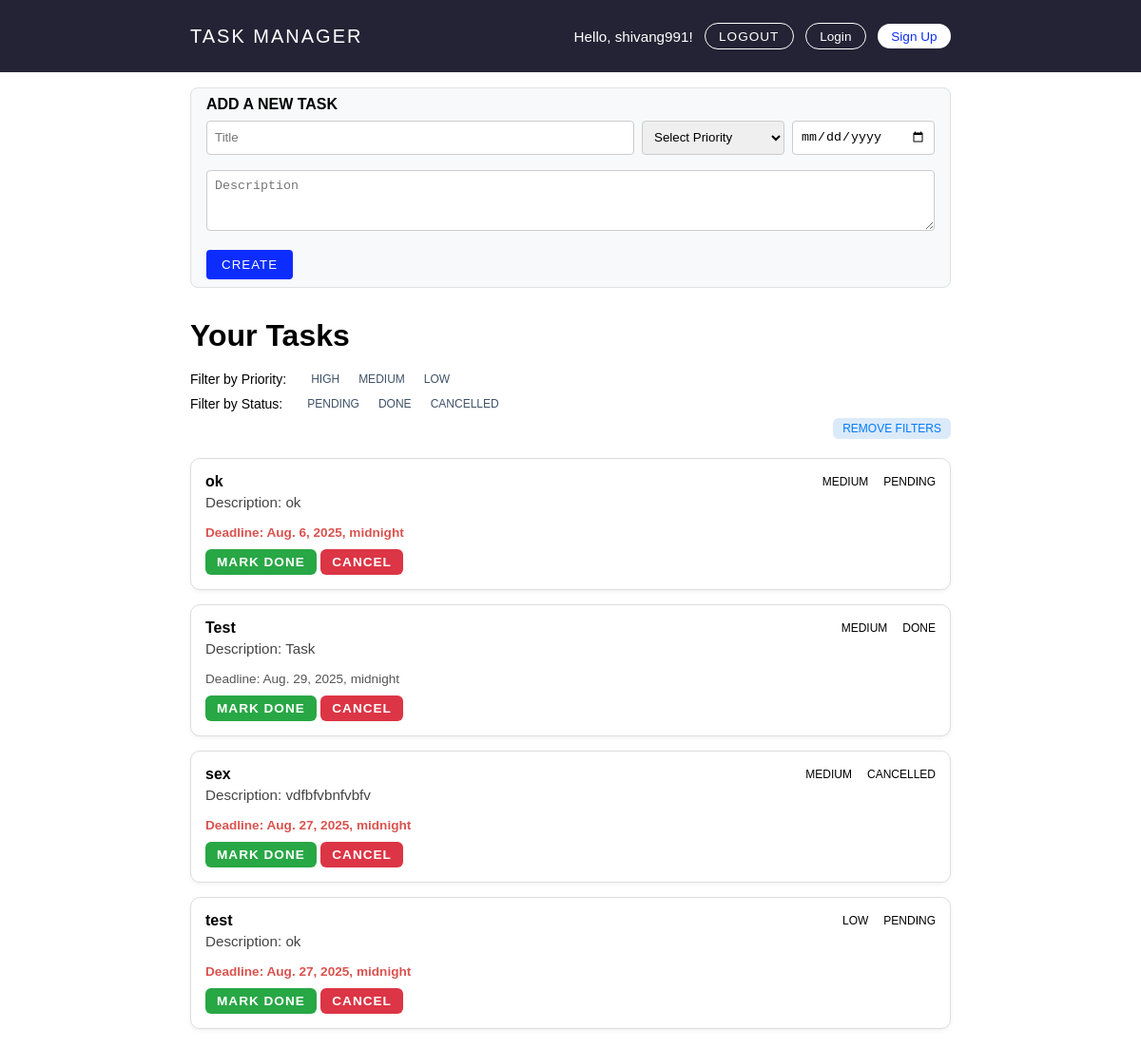
Screenshot of / (signed in) with the database file from the repository.
### todoapp_main/models.py (models this page shows, shortened)
class Task(models.Model):
    title = models.CharField(max_length=100)
    description = models.TextField()
    priority = models.CharField(max_length=100)
    status = models.CharField(max_length=100)
    created_at = models.DateTimeField(auto_now_add=True)
    updated_at = models.DateTimeField(auto_now=True)
    deadline = models.DateTimeField()
    user = models.ForeignKey(
        "auth.User", on_delete=models.CASCADE, related_name="tasks"
    )

### todoapp_main/views.py (the view)
# urls.py: path("", views.index, name="index"),
def index(request):
    context = {"now": timezone.now()}
    user = request.user
    if user.is_authenticated:
        tasks = Task.objects.filter(user=user)
        priority = request.GET.get("priority")
        if priority:
            tasks = tasks.filter(priority=priority)
        status = request.GET.get("status")
        if status:
            tasks = tasks.filter(status=status)
        context["tasks"] = tasks
    return render(request, "todoapp_main/index.html", context=context)

### todoapp_main/templates/todoapp_main/index.html (shortened to what this page needs)
{% extends "base.html" %} {% block content %}
<div>
  {% if not user.is_authenticated %}
  <div class="task-list__empty">
    <p>Login and your tasks will appear here.</p>
  </div>
  {% else %}
  <div class="task-list__add">
    <h4>Add a new task</h4>
    <form
      method="POST"
      action="{% url 'create_task' %}"
      class="task-list__form"
    >
      <div class="task-list__form-line1">
        <input type="text" name="title" placeholder="Title" required />
        <select name="priority" required>
          <option value="">Select Priority</option>
        </select>
        <input type="date" name="deadline" placeholder="Deadline" />
      </div>
      <div class="task-list__form-line2">
        <textarea
          name="description"
          placeholder="Description"
          required
        ></textarea>
      </div>
      <div class="task-list__form-line3">
        <button type="submit">Create</button>
      </div>
    </form>
  </div>
  <h1>Your Tasks</h1>
  <div class="filters">
    <h3>Filter by Priority:</h3>
    <a
      href="?priority=high"
      class="{% if request.GET.priority == 'high' %}active{% else %}inactive{% endif %}"
      >High</a
    >
    <a
      href="?priority=medium"
      class="{% if request.GET.priority == 'medium' %}active{% else %}inactive{% endif %}"
      >Medium</a
    >
    <a
      href="?priority=low"
      class="{% if request.GET.priority == 'low' %}active{% else %}inactive{% endif %}"
      >Low</a
    >
  </div>
  <div class="filters">
    <h3>Filter by Status:</h3>
    <a
      href="?status=pending"
      class="{% if request.GET.status == 'pending' %}active{% else %}inactive{% endif %}"
      >Pending</a
    >
    <a
      href="?status=done"
      class="{% if request.GET.status == 'done' %}active{% else %}inactive{% endif %}"
      >Done</a
    >
    <a
      href="?status=cancelled"
      class="{% if request.GET.status == 'cancelled' %}active{% else %}inactive{% endif %}"
      >Cancelled</a
    >
  </div>
  <div class="no-filter-link">
    <a
      href="/"
      class="{% if not request.GET.priority and not request.GET.status %}active{% else %}inactive{% endif %}"
      >Remove Filters</a
    >
  </div>
  {% if not tasks %}
  <div>
    <p>No tasks found.</p>
  </div>
  {% else %}
  <div>
    <ul class="task-list">
      {% for task in tasks %}
      <li class="task-list__item">
        <div class="task-list__heading">
          <h4>{{ task.title }}</h4>
          <p class="task-list__priority-tag">{{ task.priority }}</p>
          <p class="task-list__status-tag">{{ task.status }}</p>
        </div>
        <p class="task-list__description">
          Description: {{ task.description }}
        </p>
        <p
          class="task-list__deadline {% if task.deadline < now %}task-list__deadline--red{% endif %}"
        >
          Deadline: {{ task.deadline }}
        </p>
        <div class="task-list__actions">
          <form method="post" action="{% url 'update_task_status' task.id %}">
            <button type="submit" name="status" value="done" class="btn-done">
              Mark Done
            </button>
            <button
              type="submit"
              name="status"
              value="cancelled"
              class="btn-cancel"
            >
              Cancel
            </button>
          </form>
        </div>
      </li>
      {% endfor %}
    </ul>
  </div>
  {% endif %} {% endif %}
</div>
{% endblock %}

### todoapp_main/templates/base.html (shortened to what this page needs)
{% load static %}
<!DOCTYPE html>
<html lang="en">
  <head>
    <link rel="stylesheet" href="{% static 'todoapp_main/css/style.css' %}" />
  </head>
  <body>
    <nav class="navbar">
      <div class="navbar__content">
        <a class="navbar__brand" href="/">Task Manager</a>
        <div class="navbar__actions">
          {% if user.is_authenticated %}
          <span class="navbar__user">Hello, {{ user.username }}!</span>
          <form
            action="{% url 'logout' %}"
            method="post"
            style="display: inline"
          >
            <button type="submit" class="navbar__btn navbar__btn--outline">
              Logout
            </button>
          </form>
          <a href="{% url 'login' %}" class="navbar__btn navbar__btn--outline">
            Login
          </a>
          <a href="{% url 'signup' %}" class="navbar__btn navbar__btn--primary">
            Sign Up
          </a>
          {% endif %}
        </div>
      </div>
    </nav>
    <main>{% block content %}{% endblock %}</main>
  </body>
</html>

### static/todoapp_main/css/style.css (style rules this page uses)
* { margin: 0; padding: 0; box-sizing: border-box; }
:root { --page-width: 800px; --col-primary: #0d2dff; }
body { font-family: sans-serif; }
button { text-transform: uppercase; letter-spacing: 1px; }
.navbar { background-color: #242335; padding: 1.5rem 0; margin-bottom: 1rem; }
.navbar__content { width: var(--page-width); margin: auto; display: flex; justify-content: space-between; align-items: center; }
.navbar__brand { color: #fff; font-size: 1.25rem; text-decoration: none; text-transform: uppercase; letter-spacing: 2px; }
.navbar__actions { display: flex; align-items: center; gap: 0.75rem; }
.navbar__user { color: #fff; font-size: 0.95rem; }
.navbar__btn { padding: 0.35rem 0.9rem; font-size: 0.85rem; border-radius: 20px; text-decoration: none; transition: all 0.2s ease-in-out; }
button.navbar__btn { background: none; }
.navbar__btn--outline { border: 1px solid #fff; color: #fff; }
.navbar__btn--primary { background-color: #fff; color: var(--col-primary); }
main { width: var(--page-width); margin: auto; }
.task-list__add { background-color: #f8f9fa; border: 1px solid #e0e0e0; padding: 0.5rem 1rem; border-radius: 0.5rem; margin-bottom: 2rem; }
.task-list__add h4 { margin-bottom: 0.5rem; text-transform: uppercase; }
.task-list__add input, select, textarea { padding: 0.5rem; border: 1px solid #ccc; border-radius: 0.25rem; }
.task-list__form textarea { height: 4rem; width: 100%; }
.task-list__form button { margin-top: 1rem; padding: 0.5rem 1rem; border: none; border-radius: 0.25rem; background-color: var(--col-primary); color: #fff; cursor: pointer; transition: background-color 0.2s ease; }
.task-list__form-line1 { display: grid; grid-template-columns: 3fr 1fr 1fr; gap: 0.5rem; margin-bottom: 1rem; }
a.active { color: #007bff; background: #dbeaf9; padding: 4px 10px; border-radius: 6px; text-decoration: none; }
a.inactive { color: #3f5267; text-decoration: none; padding: 4px 10px; }
.task-list { list-style: none; padding: 0; margin: 20px 0; }
.task-list__item { background: #fff; border: 1px solid #ddd; border-radius: 10px; padding: 15px; margin-bottom: 15px; box-shadow: 0 2px 4px rgba(0, 0, 0, 0.05); display: grid; }
.task-list__description { margin-top: 0.25rem; margin-bottom: 1rem; font-size: 0.95rem; color: #444; }
.task-list__deadline { font-size: 0.85rem; color: #555; }
.task-list__deadline--red { color: #d9534f; font-weight: bold; }
.task-list__actions { display: flex; gap: 8px; margin-top: 10px; }
.task-list__actions button { border: none; border-radius: 6px; padding: 6px 12px; cursor: pointer; font-size: 0.85rem; font-weight: bold; transition: 0.2s ease; }
.btn-done { background: #28a745; color: white; }
.btn-cancel { background: #dc3545; color: white; }
h1 { font-size: 2rem; margin-bottom: 1rem; }
.filters { display: flex; align-items: center; margin-bottom: 0.25rem; }
.filters h3 { font-weight: normal; font-size: 0.875rem; margin-right: 1rem; }
.filters a, .no-filter-link a { font-size: 0.75rem; text-transform: uppercase; }
.no-filter-link { display: flex; justify-content: end; }
.task-list__priority-tag, .task-list__status-tag { font-size: 0.75rem; text-transform: uppercase; margin-left: 1rem; }
.task-list__heading { display: flex; align-items: center; }
.task-list__heading h4 { flex-grow: 1; }

### rows the page displays
Task: title "ok", priority "MEDIUM", status "PENDING", description "ok", deadline "Aug. 6, 2025, midnight"
Task: title "Test", priority "MEDIUM", status "DONE", description "Task", deadline "Aug. 29, 2025, midnight"
Task: title "sex", priority "MEDIUM", status "CANCELLED", description "vdfbfvbnfvbfv", deadline "Aug. 27, 2025, midnight"
Task: title "test", priority "LOW", status "PENDING", description "ok", deadline "Aug. 27, 2025, midnight"

### other values shown
{{ user.username }} "shivang991"
